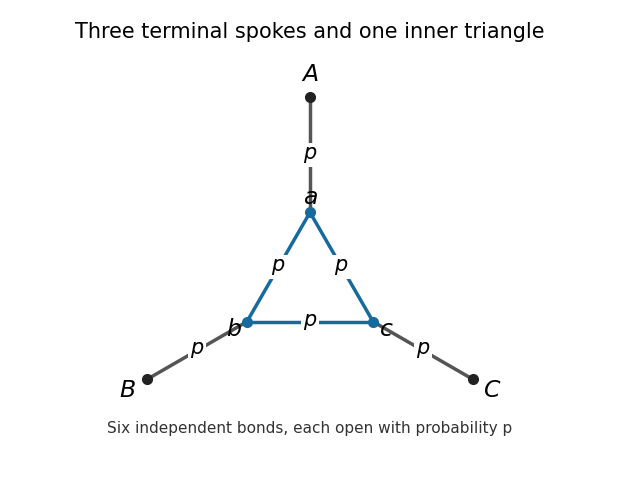

Generate this figure with Python:
"""Draw the six-bond cell; tested with Python 3.14 / matplotlib 3.10.7.

The output is the script's PNG basename in the caller's working directory.
Matplotlib honors the caller's MPLCONFIGDIR without overriding it.
"""

from pathlib import Path
import math

import matplotlib

matplotlib.use("Agg")
import matplotlib.pyplot as plt


def main():
    fig, ax = plt.subplots(figsize=(6.2, 4.8), dpi=100, facecolor="white")
    ax.set_facecolor("white")
    angles = (math.pi / 2, 7 * math.pi / 6, 11 * math.pi / 6)
    inner = [(0.64 * math.cos(a), 0.64 * math.sin(a)) for a in angles]
    outer = [(1.65 * math.cos(a), 1.65 * math.sin(a)) for a in angles]
    for i in range(3):
        j = (i + 1) % 3
        for u, v, color in ((inner[i], inner[j], "#176b9c"),
                            (inner[i], outer[i], "#555555")):
            ax.plot([u[0], v[0]], [u[1], v[1]], color=color, lw=2.5)
            midpoint = ((u[0] + v[0]) / 2, (u[1] + v[1]) / 2)
            ax.text(*midpoint, "$p$", fontsize=15, ha="center", va="center",
                    bbox=dict(facecolor="white", edgecolor="none", pad=1.5))
    for positions, labels, color, offset in (
        (outer, "ABC", "#222222", 0.20),
        (inner, "abc", "#176b9c", 0.13),
    ):
        for (x, y), label, angle in zip(positions, labels, angles):
            ax.plot(x, y, "o", color=color, ms=7)
            ax.text(x + offset * math.cos(angle), y + offset * math.sin(angle),
                    f"${label}$", fontsize=17, ha="center", va="center")
    ax.set_title("Three terminal spokes and one inner triangle", fontsize=15, pad=14)
    ax.text(0, -1.30, "Six independent bonds, each open with probability p",
            ha="center", fontsize=11, color="#333333")
    ax.set_aspect("equal")
    ax.set_xlim(-1.9, 1.9)
    ax.set_ylim(-1.5, 2.0)
    ax.axis("off")
    fig.subplots_adjust(left=0.03, right=0.97, bottom=0.05, top=0.88)
    fig.savefig(Path(__file__).with_suffix(".png").name,
                facecolor="white", transparent=False, dpi=100)
    plt.close(fig)


if __name__ == "__main__":
    main()
